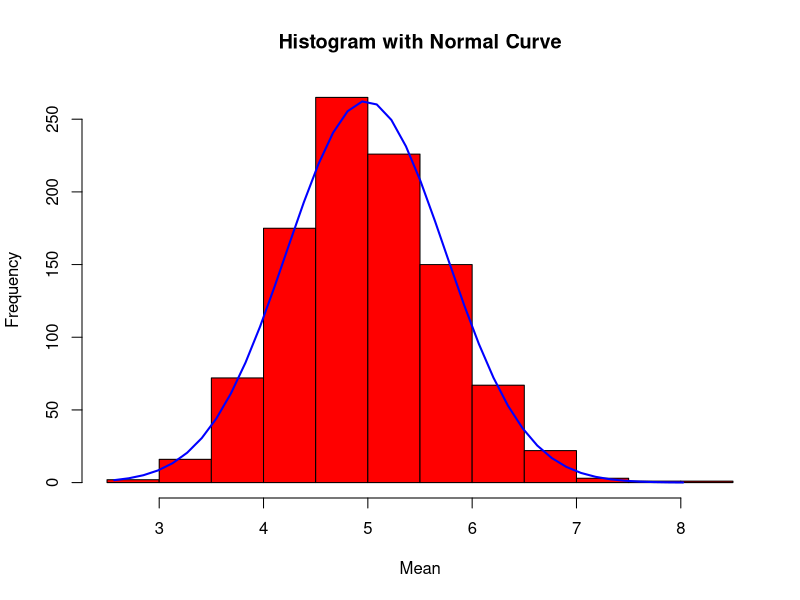
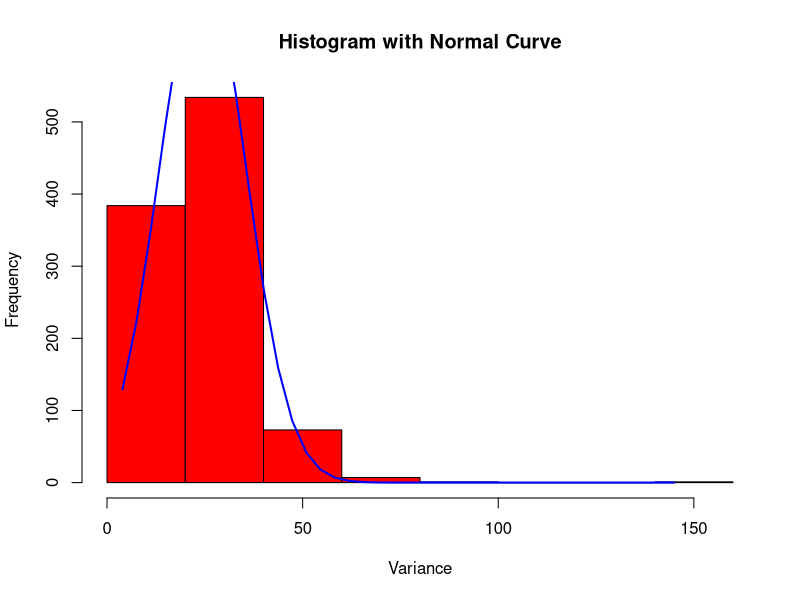
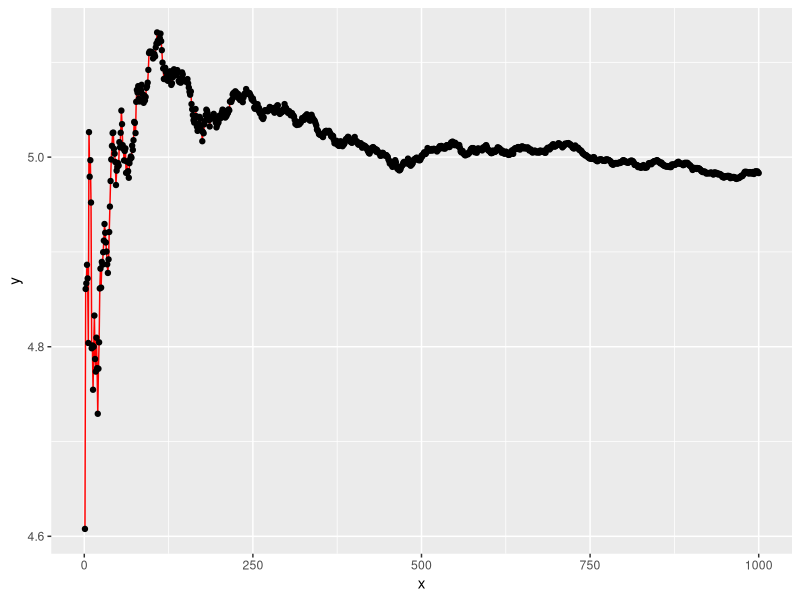

The R source for these figures, in order:
## ---- chunk 1
knitr::opts_chunk$set(echo = TRUE)
## ---- chunk 2
mns = NULL
vars = NULL
for (i in 1 : 1000) 
  {
  mns = c(mns, mean(rexp(40,.2)))
  vars = c(vars, sd(rexp(40,.2))^2)
}

mean(mns)
sd(mns)

mean(vars)
sd(vars)

h<-hist(mns, breaks=10, col="red", xlab="Mean",
   main="Histogram with Normal Curve")
xfit<-seq(min(mns),max(mns),length=40)
yfit<-dnorm(xfit,mean=mean(mns),sd=sd(mns))
yfit <- yfit*diff(h$mids[1:2])*length(mns)
lines(xfit, yfit, col="blue", lwd=2)
## ---- chunk 3

h<-hist(vars, breaks=10, col="red", xlab="Variance",
   main="Histogram with Normal Curve")
xfit<-seq(min(vars),max(vars),length=40)
yfit<-dnorm(xfit,mean=mean(vars),sd=sd(vars))
yfit <- yfit*diff(h$mids[1:2])*length(vars)
lines(xfit, yfit, col="blue", lwd=2)
## ---- chunk 4
library(ggplot2)
avg=NULL
n <- 1000
avg <- cumsum(mns)/(1:n)
 df <- data.frame(x=1:n,y=avg[1:n])

ggplot(data=df, aes(x=x, y=y)) +
  geom_line(color="red")+
  geom_point()

## ---- chunk 5
data("ToothGrowth")
dim(ToothGrowth)
str(ToothGrowth)

library(ggplot2)
OJ = ToothGrowth$len[ToothGrowth$supp == 'OJ']
VC = ToothGrowth$len[ToothGrowth$supp == 'VC']
mean(OJ)
sd(OJ)
mean(VC)
sd(VC)

half = ToothGrowth$len[ToothGrowth$dose == 0.5]
one = ToothGrowth$len[ToothGrowth$dose == 1]
two = ToothGrowth$len[ToothGrowth$dose == 2]
mean(two)
sd(two)
mean(one)
sd(one)
mean(half)
sd(half)

t.test(OJ, VC, alternative = "greater", paired = FALSE, conf.level = 0.95)

t.test(two, one, alternative = "greater", paired = FALSE, conf.level = 0.95)

t.test(one, half, alternative = "greater", paired = FALSE, conf.level = 0.95)

